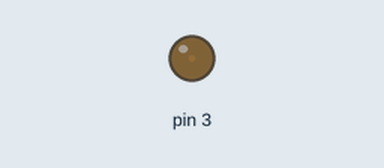
Recording of a sketch running on a simulated Arduino Uno, built with avr-gcc and run on an emulated ATmega328P. Shown: output pins drawn as LEDs (lit = HIGH).

Above: at 0.05 s.
At 3.45 s:
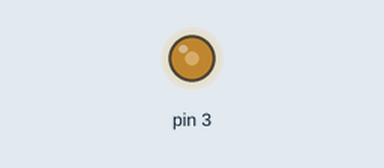
At 6.95 s:
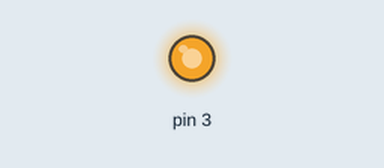
At 13.85 s:
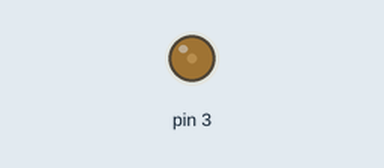
Timing chart, 0 to 20.0 s (numbered marks = the images above):
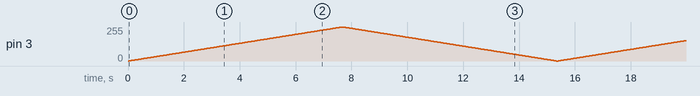

The sketch:

dieu_khien_den_led.ino
```cpp
void setup() {
  // put your setup code here, to run once:
  pinMode(3,OUTPUT);

}

void loop() {
  // put your main code here, to run repeatedly:
for(int i =0 ;i <= 255; i++){
  analogWrite(3,i);
  delay(30);
}
 for(int i =255;i >= 0; i--){
  analogWrite(3,i);
  delay(30);
 }
}
```
